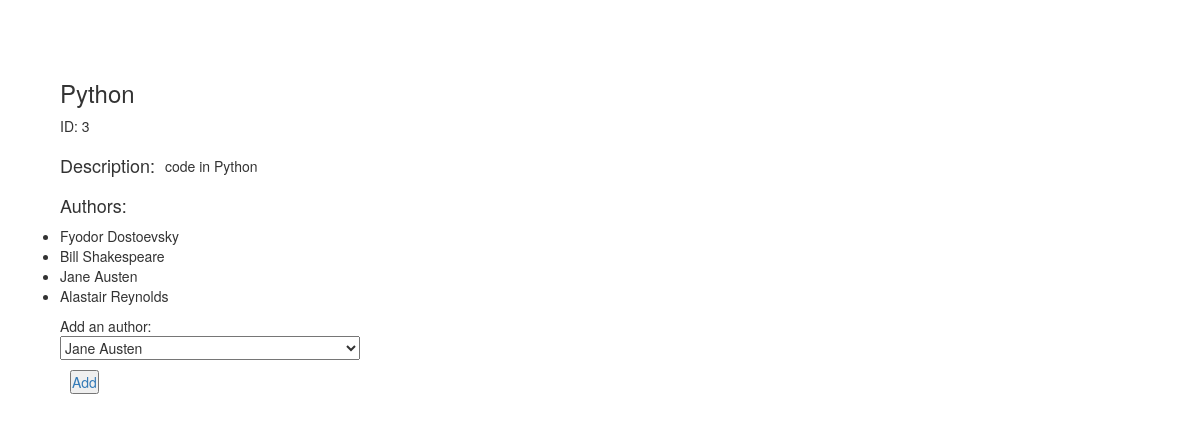
Page /books/3 on the committed database.
### app_books_authors/models.py (models this page shows)
class Book(models.Model):
    title = models.CharField(max_length=255)
    desc = models.TextField()
    created_at = models.DateTimeField(auto_now_add=True)
    updated_at = models.DateTimeField(auto_now=True)

class Author(models.Model):
    first_name = models.CharField(max_length=255)
    last_name = models.CharField(max_length=255)
    book = models.ManyToManyField(Book, related_name="authors")
    notes = models.TextField(default="")
    created_at = models.DateTimeField(auto_now_add=True)
    updated_at = models.DateTimeField(auto_now=True)

### app_books_authors/views.py (the view)
# urls.py: path('books/<int:book_id>', views.book_detail),
def book_detail(request, book_id):
    context = {
        "book": Book.objects.get(id= book_id),
        "authors": Book.objects.get(id= book_id).authors.all(),
        "all_authors": Author.objects.all(),
    }
    return render(request, "book_detail.html", context)

### app_books_authors/templates/book_detail.html (shortened to what this page needs)
<!DOCTYPE html>
<html lang="en">
<head>
    {%load static%}
    <link rel="stylesheet" href="{% static 'style_detail.css' %}">
    <link rel="stylesheet" href="https://stackpath.bootstrapcdn.com/bootstrap/3.4.1/css/bootstrap.min.css">
</head>
<body>
    <div id="container">
        <h3>{{book.title}}</h3>
        <p>ID: {{book.id}}</p>
        <div id="desc">
            <h4>Description: </h4>
            <p>{{book.desc}}</p>
        </div>
        <h4>Authors:</h4>
        <ul>
            {%for author in authors%}
            <li>{{author.first_name}} {{author.last_name}}</li>
            {%endfor%}
        </ul>
        <form action="/assign_author/{{book.id}}" method="POST">
            Add an author: <select type="text" name="author_id">
            {%for author in all_authors%}
            <option value="{{author.id}}">{{author.first_name}} {{author.last_name}}</option>
            {%endfor%}
            </select>
            <a href="/assign_author/{{book.id}}"><button>Add</button></a>
        </form>
    </div>
</body>
</html>

### app_books_authors/static/style_detail.css (style rules this page uses)
* { margin: 0; padding: 0; }
#container { margin: auto; padding: 60px; display: flex; flex-direction: column; }
#desc { display: flex; }
#desc p { margin: 10px; }
form { display: flex; flex-direction: column; width: 300px; }
a { margin: 10px; }

### rows in the picture
Book: title "Python", id "3", desc "code in Python"
Author: first_name "Fyodor", last_name "Dostoevsky"
Author: first_name "Bill", last_name "Shakespeare"
Author: first_name "Jane", last_name "Austen"
Author: first_name "Alastair", last_name "Reynolds"

### other values in the picture
form field author_id "Jane Austen"
